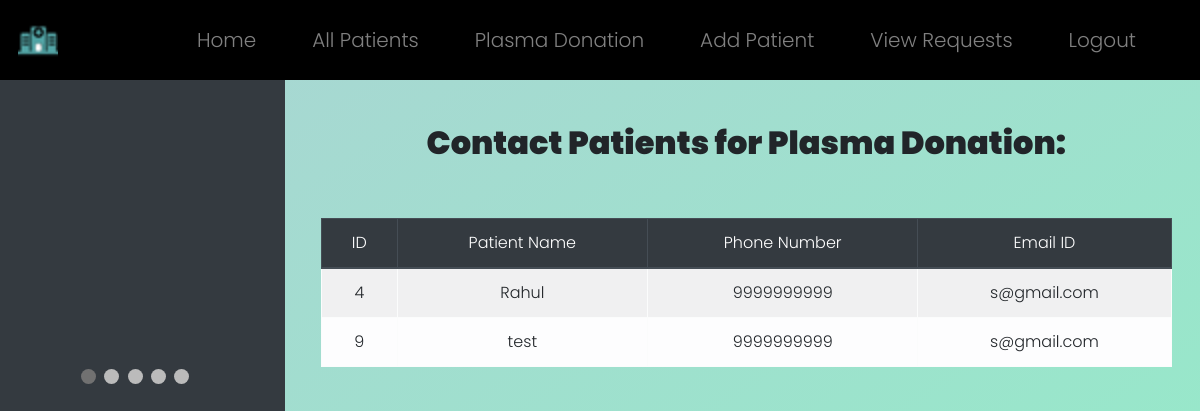
The page /donors (signed in) on the database its author committed.
### WebApp/models.py (models this page shows)
class Patient(models.Model):
    patient_id = models.AutoField(primary_key=True)
    name  = models.CharField(max_length=64)
    age = models.IntegerField()
    gender = models.CharField(max_length=64)
    address = models.TextField()
    phone = models.CharField(max_length=64)
    email = models.CharField(max_length=64)
    date = models.CharField(max_length=64)
    symptoms = models.TextField()
    health_det = models.TextField()
    emg_phone = models.CharField(max_length=64)
    bed = models.CharField(max_length=64)
    venti = models.CharField(max_length=64)
    status = models.CharField(max_length=64)
    condi = models.CharField(max_length=64)
    notes = models.TextField()

### WebApp/views.py (the view)
# urls.py: path("donors", views.donor, name="donor"),
def donor(request):
    donors=Patient.objects.all().filter(status="Recovered")
    return render (request, "WebApp/donor.html", {"donors": donors})

### WebApp/templates/WebApp/donor.html (shortened to what this page needs)
{% extends "WebApp/layout.html" %}
{% load static %}
{% block body %}
<div class="row">
	<div class="col-3 abtimg">
		<div class="slideshow-container">
            </div>
            <br>
            <div style="text-align:center">
              <span class="dot"></span>
              <span class="dot"></span>
              <span class="dot"></span>
              <span class="dot"></span>
              <span class="dot"></span>
            </div>
	</div>
	<div class="col-9 dash">
		<center>
			{% if donors == None %}
				<h2 style="font-weight: 900;">No Donors Found...</h2>
            {% else %}
            <br>
            <h2 style="font-weight: 900;">Contact Patients for Plasma Donation:</h2>
            <br><br>
			<table class="table table-striped table-light table-bordered" style="text-align: center;">
				<thead class="thead-dark">
					<tr>
						<th scope="col" id="rank" class=head>ID</th>
						<th scope="col" class=head>Patient Name</th>
                        <th scope="col" class=head>Phone Number</th>
                        <th scope="col" class=head>Email ID</th>
					</tr>
				</thead>
				<tbody>
					{% for donor in donors %}
						<tr>
							<th scope="row">{{ donor.patient_id }}</th>
                            <td>{{ donor.name }}</td>
                            <td>{{ donor.phone }}</td>
							<td>{{ donor.email }}</td>
						</tr>
					{% endfor %}
				</tbody>
			</table>
			{% endif %}
		</center>
	</div>
</div>
{% endblock %}

### WebApp/static/WebApp/style.css (style rules this page uses)
* { box-sizing: border-box; margin: 0; padding: 0; font-weight: 300; }
body { font-family: poppins; }
.abtimg { margin-top: -150px; background-color: #343a40; height: 150vh; position: fixed; overflow: hidden; }
.dash { margin-top: 100px; margin-left: 25vw; padding-right: 3vw; padding-left: 3vw; overflow-x: hidden; overflow-y: auto }
.slideshow-container { max-width: 1000px; position: relative; margin: auto; }
.dot { height: 15px; width: 15px; margin: 0 2px; background-color: #bbb; border-radius: 50%; display: inline-block; transition: background-color 0.6s ease; }
.active { background-color: #717171; }

### rows shown on the page
Patient: patient_id "4", name "Rahul", phone "9999999999", email "s@gmail.com"
Patient: patient_id "9", name "test", phone "9999999999", email "s@gmail.com"
